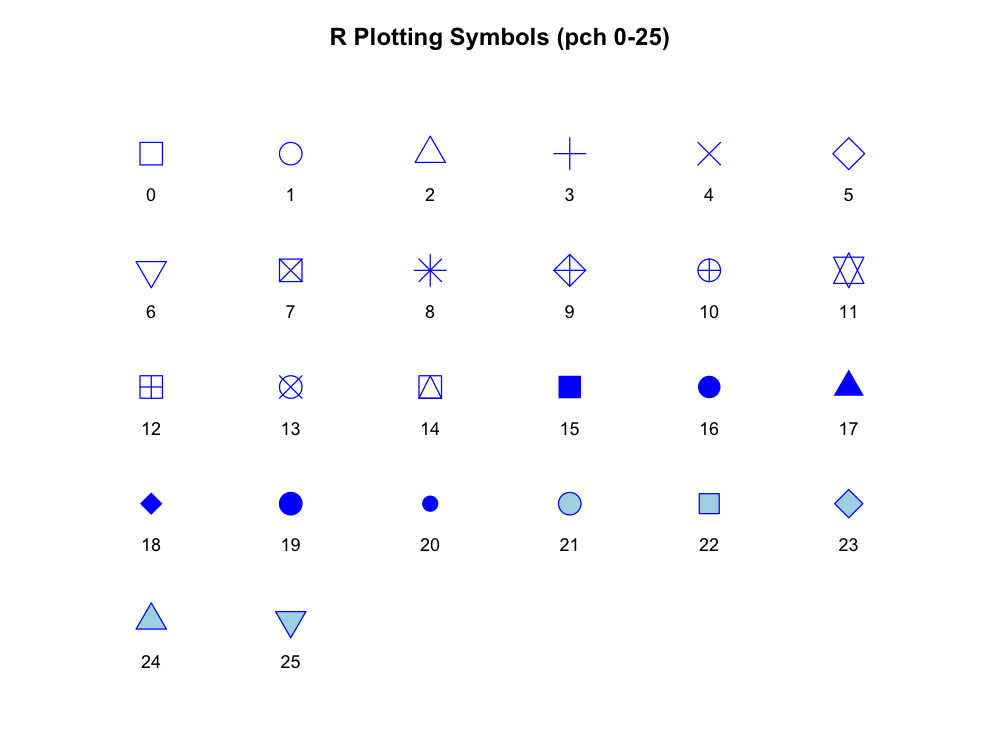

The script that saved this image:
# Week 11 - Plotting symbols
# Recreate the pch symbols chart without expand.grid()

png("pch_symbols.png", width=1000, height=750, res=120)

par(mar=c(2,2,3,2))

plot(0, 0, type="n",
     xlim=c(0,6), ylim=c(0,5),
     axes=FALSE, xlab="", ylab="",
     main="R Plotting Symbols (pch 0-25)")

for (i in 0:25) {
  row <- i %/% 6
  column <- i %% 6

  x <- column + 0.5
  y <- 4.5 - row

  points(x, y, pch=i, cex=2.5,
         col="blue", bg="lightblue")

  text(x, y-0.35, labels=i, cex=0.9)
}

dev.off()
